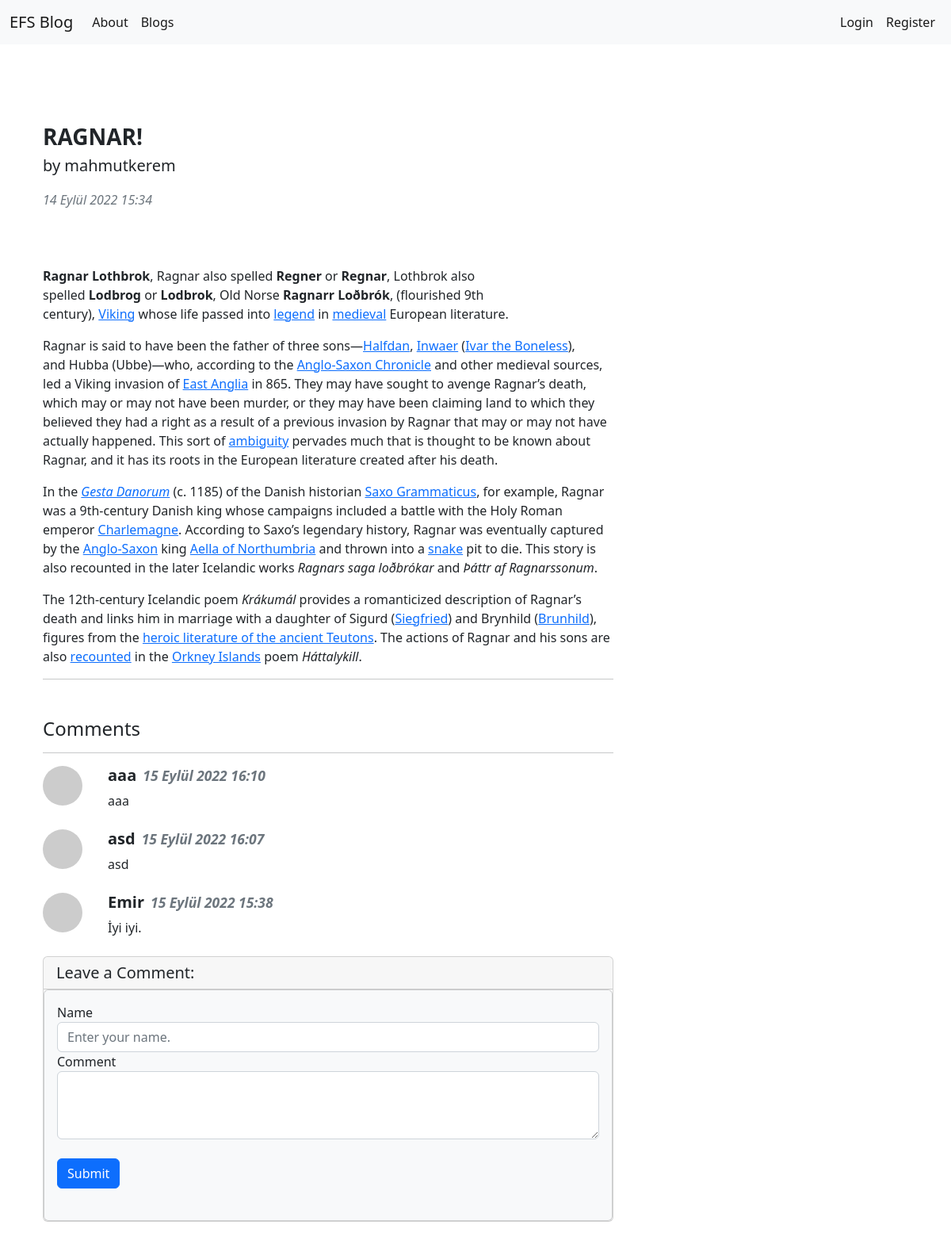
Before: /blogs/blog/30 with the older database file.
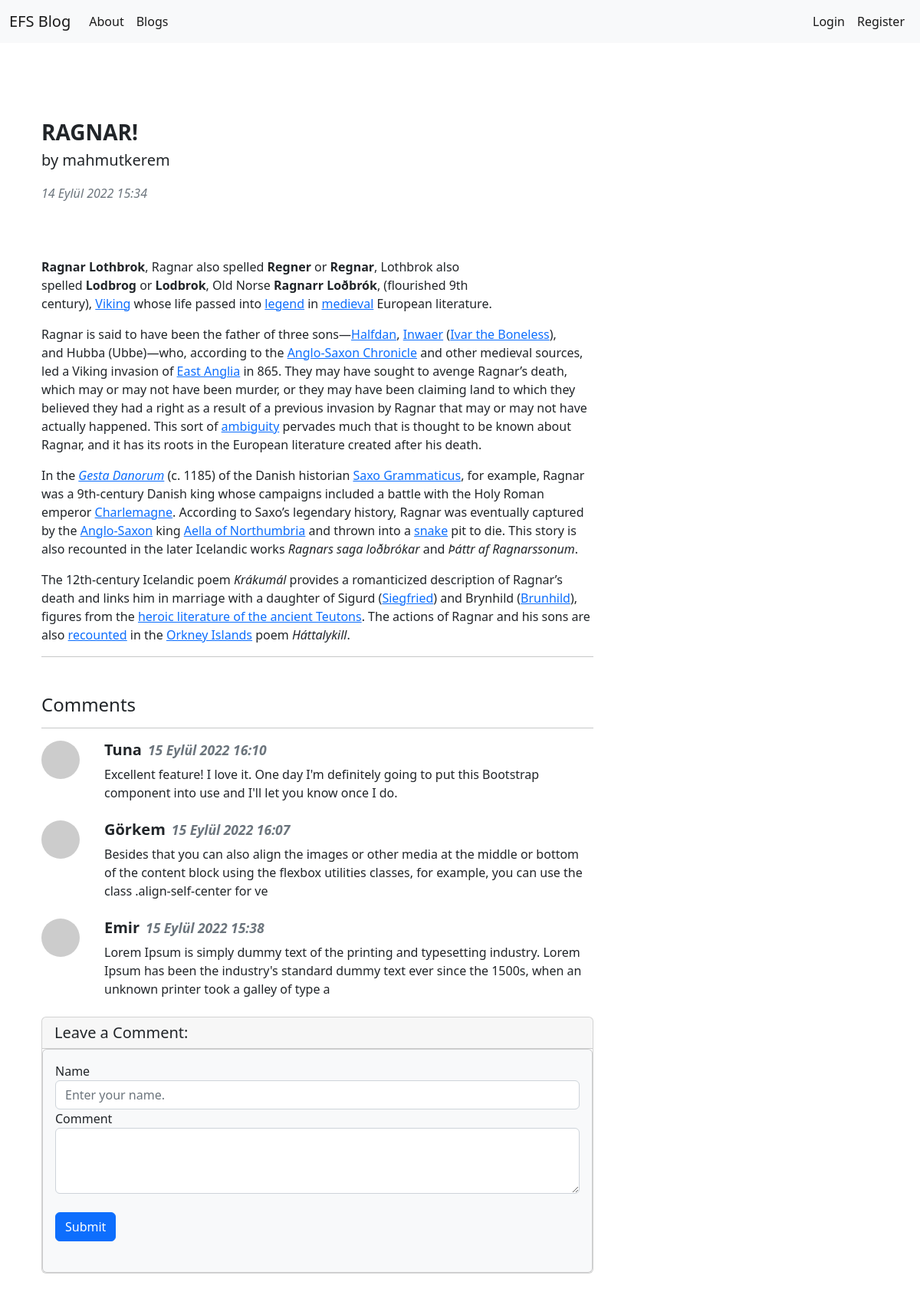
After: the same page with the newer database file.
### article/models.py (models this page shows, shortened)
class Comment(models.Model):
    article = models.ForeignKey(Article,on_delete= models.CASCADE,verbose_name= "Blog",related_name="comments")
    comment_author = models.CharField(max_length= 50,verbose_name="Name")
    comment_content = models.CharField(max_length=200,verbose_name="Comment")
    comment_date = models.DateTimeField(auto_now_add= True,verbose_name="Date")
    class Meta:
        ordering = ['-comment_date']

### article/views.py (the view)
# urls.py: path('blog/<int:id>',views.detail,name = "detail"),
def detail(request,id):
    article = get_object_or_404(Article,id = id)
    comments = article.comments.all()
    return render(request,"detail.html",{"article":article,"comments":comments})

### templates/detail.html (shortened to what this page needs)
{% extends 'layout.html' %}
{% block body %}
<div class="container mt-5">
    <div class="row">
        <div class="col-lg-8">
            <article>
                <header class="mb-4">
                    <h3 class="fw-bolder mb-1">{{article.title}}</h3>
                    <p class ="lead">
                        by {{article.author.username}}
                    </p>
                    <div class="text-muted fst-italic mb-2">{{article.created_date}}</div>
                </header>
                <section class="mb-5">
                    <p class="fs-5 mb-4">
                        {{article.content|safe}}
                    </p>
                    <hr>
                </section>
            </article>
            <h4>Comments</h4>
            <hr>
            {% if comments %}
            {% for comment in comments %}
                <div class="d-flex">
                    <div class="flex-shrink-0">
                        <img class="d-flex me-3 rounded-circle" src="https://dummyimage.com/50x50/ced4da/6c757d.jpg" alt="..." />
                    </div>
                    <div class="flex grow-1 ms-3">
                        <h5 class="fw-bold">{{comment.comment_author}}<small class ="ms-2 text-muted"><i>{{comment.comment_date}}</i></small></h5>
                        {{comment.comment_content}}
                    </div>
                </div>
                <br>
            {% endfor %}
            {% else %}
            <div class = "alert alert-danger">
                There is no comments on this blog. Would you like to become the first one to write?
            </div>
            {% endif %}
            <div class="card mb-5">
                <h5 class ="card-header"> Leave a Comment:</h5>
                <div class="card bg-light">
                    <div class="card-body">
                        <form class="mb-4" method = "post" action ="{% url 'article:comment' article.id %}">
                                <div class="form-group">
                                  <label for="formGroupExampleInput">Name</label>
                                  <input name = "comment_author" type="text" class="form-control" id="formGroupExampleInput" placeholder="Enter your name.">
                                </div>
                            <div class ="form-group">
                                <label for="formGroupExampleInput">Comment</label>
                                <textarea name="comment_content" class="form-control" rows="3"></textarea>
                            </div>
                            <br>
                            <button type="submit" class="btn btn-primary">Submit</button>
                        </form>
                    </div>
                </div>
            </div>
        </div>
    </div>
</div>
{% endblock body %}

Changed rows visible on the page:
changed Comment: comment_author "aaa" → "Tuna"; comment_content "aaa" → "Excellent feature! I love it. One day I'm definitely going to put this Bootstrap component into use and I'll let you know once I do."
changed Comment: comment_author "asd" → "Görkem"; comment_content "asd" → "Besides that you can also align the images or other media at the middle or bottom of the content block using the flexbox utilities classes, for example, you can use the class .align-self-center for ve"
changed Comment "Emir": comment_content "İyi iyi." → "Lorem Ipsum is simply dummy text of the printing and typesetting industry. Lorem Ipsum has been the industry's standard dummy text ever since the 1500s, when an unknown printer took a galley of type a"
